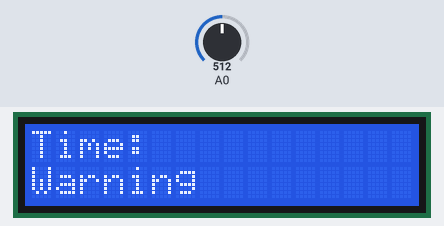
The sketch below on a simulated Arduino Uno, built with avr-gcc and run on an emulated ATmega328P. On the bench: 16×2 character LCD. The inputs (shaded band) are chosen by the test bench; at power-on: A0 = 512.

Above: at 2.3 s.
2.4 s: A0 set to 407
4.4 s: A0 set to 389
At 5.8 s:
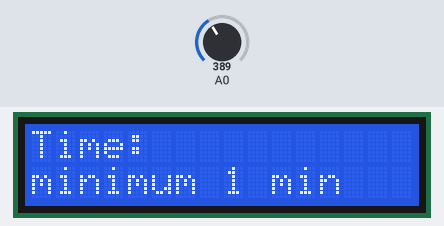
8.3 s: A0 set to 213
9.9 s: A0 set to 190
At 12.8 s:
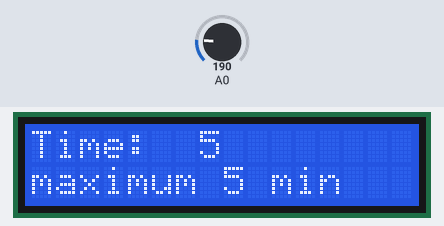
13.8 s: A0 set to 410
At 15.4 s:
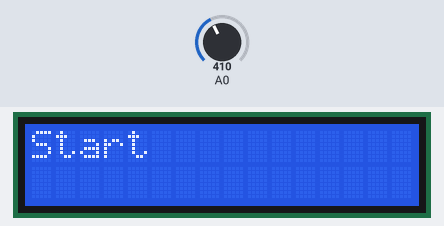
17.7 s: A0 set to 106
20.1 s: A0 set to 92
At 22.4 s:
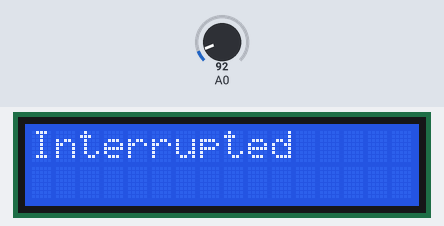
Timing chart, 0 to 23.6 s (numbered marks = the images above; inputs shaded):
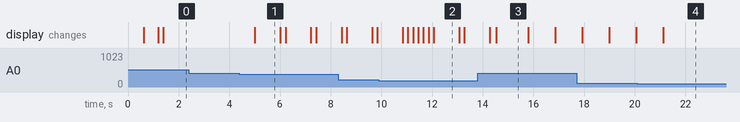

The sketch:

sketch_feb25b.ino
```cpp
#include  <LiquidCrystal.h> //подключаем библиотеку
LiquidCrystal lcd(8, 9, 4, 5, 6, 7 );
int x; //шина кнопок
unsigned long currentTime; //текущее время
unsigned long loopTime; //время окончания
unsigned long LimitTime = 0; //добавочное время таймера
boolean running = false; //Флаг Запуска отсчета


void setup()
{
   lcd.begin(16, 2); //Инициализируем дисплей: 2 строки по 16 символов
   lcd.print("Timer"); //заставка
   delay(500); //ждем половину секунды
   lcd.begin(16, 2); //очистить экран
   lcd.print("www.Helpduino.ru"); //заставка
   delay(500); //ждем половину секунды
   lcd.begin(16, 2); //очистить экран
   currentTime = millis();
   // считываем время, прошедшее с момента запуска программы
}
void loop()
{
   if (running == true) {    //Выбран РЕЖИМ ОТСЧЕТА
   currentTime = millis();

  loopTime = currentTime + LimitTime;
  //Указываем время окончания (текущее время + добавочное время таймера)
  while(currentTime < loopTime){
  // сравниваем текущее время с вр окончания
  //Пока текущее время меньше времени окончания
  //Проверяем кнопку "Прервать"
  x = analogRead (0); //считываем шину кнопок
  delay(200); //защита от дребезга
  if (x < 100) { // Если нажата кнопка "Right "
  //"прервать" кнопка "Right "
  lcd.begin(16, 2); //очистить экран
  lcd.print("Interrupted"); //выводим прервано
  //устанавливаем начальные значения
  running = false; //останавливаем таймер
  LimitTime = 0; //устанавливаем начальные значения
  delay(3000); //пауза 3 секунды
  lcd.begin(16, 2); //очистить экран
  goto bailout; //переход на опрос клавиатуры
   }
  lcd.begin(16, 2); //очистить экран
  lcd.setCursor(0, 0); //курсор в 0
  lcd.print("Time to off: "); //время до окончания
  lcd.setCursor(13, 0); //Устанавливаем курсор
  lcd.print(LimitTime/1000);
  //Указываем добавочное время, переводя миллисекунды в секунды
  delay(800); //ждем 0.8 секунды
  LimitTime = LimitTime - (millis() - currentTime);
  //уменьшаем таймер для вывода на экран
  currentTime = millis(); //получаем новое время
   }
  //окончание работы таймера
  lcd.print("             "); //стираем экран
  lcd.setCursor(0, 0); // установка курсора на нулевую строку
  lcd.print("Timer: OFF"); //Выводим надпись "Timer: OFF"
  running = false; //останавливаем таймер
  delay (3000); //ждем 3 секунды
  lcd.begin(16, 2); //очистить экран
   }
  else { //иначе, выбираем режим отсчета
  bailout:
  keypad ();
  }
 }
  void keypad () { //функция опроса клавиш: вверх, вниз и выбор
  x = analogRead (0); //считываем шину кнопок
  delay(200); //ожидаем 0.2 секунды
  lcd.setCursor(0,1); //устанавливаем курсор
  lcd.print ("                "); //стираем экран
  lcd.setCursor(0,0);  //устанавливаем курсор
  lcd.print ("Time:");  //выводим слово "Time:"

  if (x < 200) { // если нажата клавиша вверх

    if ((LimitTime + 60000) <= 300005)
    //если мы указываем время меньше или равно 5 минутам минут
    {
    LimitTime += 60000; // прибавляем 1 минуту
    lcd.setCursor(7,0); //устанавливаем курсор
    lcd.print (LimitTime/60000); //выводим значение таймера в секундах
    }
    else {
    //иначе, при попытке прибавить больше 5 минут
    lcd.setCursor(0,1); //устанавливаем курсор
    lcd.print ("maximum 5 min"); //выводим надпись "maximum 5 min"
    delay (1000); //ждем 1 секунду
    lcd.setCursor(0,1); //устанавливаем курсор
    lcd.print ("               "); //стираем экран
    }
  }
  else if (x < 400){  //иначе, если нажимаем кнопку вниз
    if (LimitTime  > 60000) // если мы указываем время больше 1 минуты
    {
    LimitTime -= 60000; //отнимаем 1 минуту
    lcd.setCursor(7,0); //устанавливаем курсор
    lcd.print (LimitTime/60000); //выводим значение таймера в секундах
    }
    else { // иначе, при выборе значения меньше 1 минуты
    lcd.setCursor(0,1); //устанавливаем курсор
    lcd.print ("minimum 1 min"); //выводим надпись "minimum 1 min"
    delay (1000); //ждем 1 секунду
    lcd.setCursor(0,1); //устанавливаем курсор
    lcd.print ("               "); //стираем экран
    }

  }

  else if (x < 600){ //иначе, если нажимаем на кнопку left
    if (LimitTime !=0 ) //если добавочное время равно 0
    {running = true;                //Устанавливаем запуск отсчета
    lcd.begin(16, 2);
    lcd.setCursor(0,0); //устанавливаем курсор
    lcd.print ("Start"); //выводим надпись "Start"
   delay(1000); } //ждем 1 секунду
   else { //иначе, если не выбрали время
   lcd.setCursor(0,1); //устанавливаем курсор
   lcd.print ("Warning"); //выводим надпись "Warning"
   delay(700);//ждем 0.7 секунды
   }
  }
  } // Конец
```

Measured:
- the behaviour switches between 400 and 399 on A0 (found by bisection; images 0 and 1)
- the behaviour switches between 200 and 199 on A0 (found by bisection; images 1 and 2)
- the behaviour switches between 100 and 99 on A0 (found by bisection; images 3 and 4)
- after the input at 2.4 s, every drawn part: stays the same
- after the input at 4.4 s, the display: changes after 0.61 s (image 1)
- after the input at 9.9 s, the display: first differs from a run without the input after 1.1 s (image 2 shows a later state)
- after the input at 20.1 s, the display: changes after 1.0 s (image 4)
- what the display in image 1 shows lasts 1.0 s, from 5.0 s to 6.0 s
